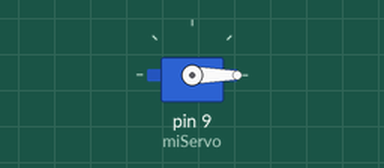
Bench run of a sketch on a simulated Arduino Uno, built with avr-gcc and run on an emulated ATmega328P. On the bench: servo.

Above: at 0.05 s.
At 1.5 s:
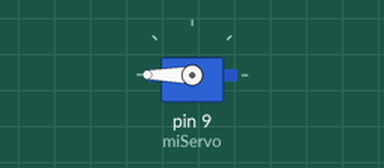
At 3.0 s:
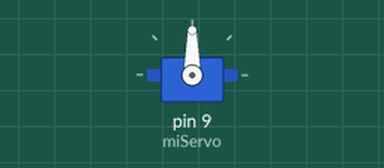
Timing chart, 0 to 6.9 s (numbered marks = the images above):
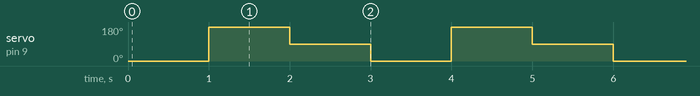

The sketch:

16ServoMotor.ino
```cpp
#include <Servo.h>
Servo miServo;
void setup() {
  miServo.attach(9);
  miServo.write(90);
}

void loop() {
  miServo.write(0);
  delay(1000);
  miServo.write(180);
  delay(1000);
  miServo.write(90);
  delay(1000);
}
```

Measured:
- by itself, servo on pin 9 (miServo): repeats every 3.0 s: 90° 1.0 s, 0° 1.0 s, 180° 1.0 s
